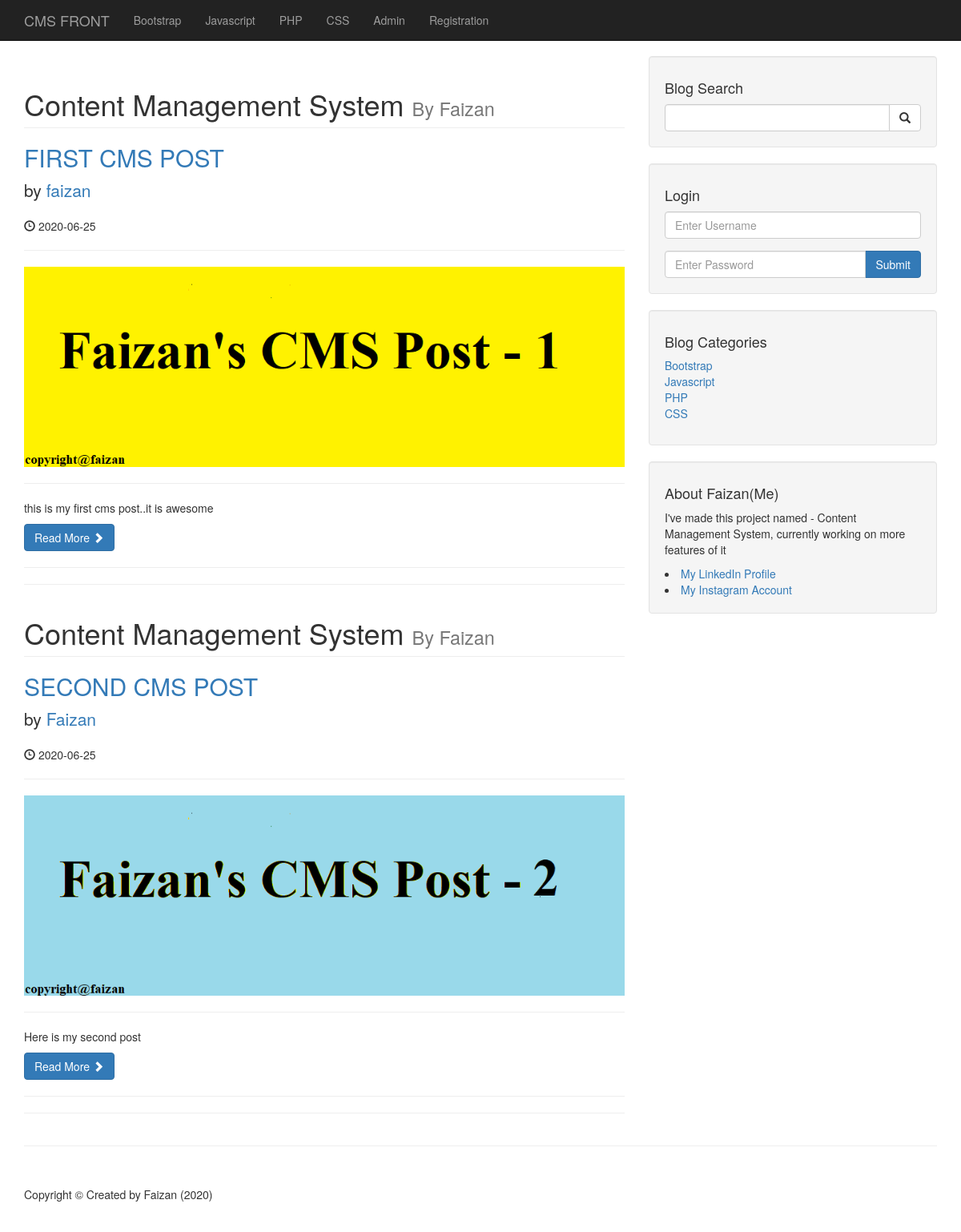
The page / on the database its author committed.
### tables this page shows
CREATE TABLE `categories` (
  `cat_id` int(4) NOT NULL,
  `cat_title` varchar(255) NOT NULL
);

CREATE TABLE `posts` (
  `post_id` int(4) NOT NULL,
  `post_category_id` int(4) NOT NULL,
  `post_title` varchar(255) NOT NULL,
  `post_author` varchar(255) NOT NULL,
  `post_date` date NOT NULL,
  `post_image` text NOT NULL,
  `post_content` text NOT NULL,
  `post_tags` varchar(255) NOT NULL,
  `post_comment_count` int(11) NOT NULL,
  `post_status` varchar(255) NOT NULL DEFAULT 'draft'
);

### index.php (the view, shortened to what this page needs)
<?php include "all_includes/header.php" ?>
    <?php include "all_includes/navigation.php" ?>
    <div class="container">
        <div class="row">
            <div class="col-md-8">
<?php
$query="select * from posts where post_status = 'published'";
$select_posts=mysqli_query($connection,$query);
while ($row=mysqli_fetch_assoc($select_posts))
{
    $post_id=$row['post_id'];
    $post_title=$row['post_title'];
    $post_author=$row['post_author'];
    $post_date=$row['post_date'];
    $post_image=$row['post_image'];
    $post_content=substr($row['post_content'],0,100);
    $post_status = $row['post_status'];
    if ($post_status=='published')
    {
?>
                <h1 class="page-header">
                    Content Management System
                    <small>By Faizan</small>
                </h1>
                <h2>
                    <a href="post.php?p_id= <?php echo $post_id; ?>"> <?php echo $post_title; ?></a>
                </h2>
                <p class="lead">
                    by <a href="index.php"><?php echo $post_author; ?></a>
                </p>
                <p><span class="glyphicon glyphicon-time"></span> <?php echo $post_date; ?></p>
                <hr>
                <a href="post.php?p_id= <?php echo $post_id; ?>">
                <img class="img-responsive"
                src="all_includes/images/<?php echo $post_image;?>"
                 alt='image'>
               </a>
                <hr>
                <p><?php echo $post_content; ?></p>
                <a class="btn btn-primary"
                href="post.php?p_id= <?php echo $post_id; ?>">Read More <span class="glyphicon glyphicon-chevron-right"></span></a>
                <hr>
                <hr>
<?php }   }  ?>
            </div>
            <?php include "all_includes/sidebar.php" ?>
        </div>
        <hr>
 <?php include "all_includes/footer.php" ?>

### all_includes/header.php (shortened to what this page needs)
<!DOCTYPE html>
<html lang="en">
<head>
    <link href="css/bootstrap.min.css" rel="stylesheet">
    <link href="css/blog-home.css" rel="stylesheet">
</head>
<body>

### all_includes/navigation.php (shortened to what this page needs)
   <nav class="navbar navbar-inverse navbar-fixed-top" role="navigation">
        <div class="container">
            <div class="navbar-header">
                <a class="navbar-brand"
                href="index.php"> CMS FRONT </a>
            </div>
            <div class="collapse navbar-collapse" id="bs-example-navbar-collapse-1">
                <ul class="nav navbar-nav">
 <?php
$query="select * from categories";
$select_categories=mysqli_query($connection,$query);
while($row=mysqli_fetch_assoc($select_categories))
{
    $cat_title=$row['cat_title'];
    echo "<li><a href='#'>{$cat_title}</a></li>";
}
?>
                    <li>
                        <a href="admin">Admin</a>
                    </li>
                     <li>
                        <a href="registration.php">Registration</a>
                    </li>
                </ul>
            </div>
        </div>
    </nav>

### all_includes/sidebar.php
 <div class="col-md-4">
                <div class="well">
                    <h4>Blog Search</h4>
                    <form action="search.php" method="post">
                    <div class="input-group">
                        <input name="search" type="text" class="form-control">
                        <span class="input-group-btn">
                            <button name="submit" class="btn btn-default" type="submit">
                                <span class="glyphicon glyphicon-search"></span>
                        </button>
                        </span>
                    </div>
                </form>
                </div>
<div class="well">
<h4>Login</h4>
     <form action="all_includes/login.php" method="post">
      <div class="form-group">
      <input name="username" type="text"
          class="form-control" placeholder="Enter Username">
</div>
<div class="input-group">
      <input name="password" type="password"
          class="form-control" placeholder="Enter Password">
          <span class="input-group-btn">
            <button class="btn btn-primary" name="login" type ="submit">
                Submit
            </button>
          </span>
</div>
</form>
</div>
                <div class="well">
<?php
$query="select * from categories";
$select_categories_sidebar=mysqli_query($connection,$query);
?>
                    <h4>Blog Categories</h4>
                    <div class="row">
                        <div class="col-lg-12">
                            <ul class="list-unstyled">
<?php
while($row=mysqli_fetch_assoc($select_categories_sidebar))
{
$cat_title=$row['cat_title'];
$cat_id=$row['cat_id'];
echo "<li><a href='category.php?category=$cat_id'>{$cat_title}</a></li>";
}
?>
                            </ul>
                        </div>
                    </div>
                </div>
                <?php include "widget.php"; ?>
            </div>

### all_includes/widget.php
<div class="well">
<h4> About Faizan(Me) </h4>
<p> I've made this project named -  Content Management System, currently working on more features of it </p>
<li><a href="https://www.linkedin.com/in/faizan-ahmed-siddiqui-4a5899188">My LinkedIn Profile</a></li>
<li><a href="https://www.instagram.com/bindaas.faiz/">My Instagram Account</a></li>
</div>

### all_includes/footer.php (shortened to what this page needs)
        <footer>
            <div class="row">
                <div class="col-lg-12">
                    <p>Copyright &copy; Created by Faizan (2020)</p>
                </div>
            </div>
        </footer>
    </div>
</body>
</html>

### css/blog-home.css (style rules this page uses)
body { padding-top: 70px; }
footer { margin: 50px 0; }

### rows shown on the page
categories: cat_title "Bootstrap"
categories: cat_title "Javascript"
categories: cat_title "PHP"
categories: cat_title "CSS"
posts: post_title "FIRST CMS POST", post_author "faizan", post_date "2020-06-25", post_image (picture), post_content "this is my first cms post..it is awesome"
posts: post_title "SECOND CMS POST", post_author "Faizan", post_date "2020-06-25", post_image (picture), post_content "Here is my second post"
